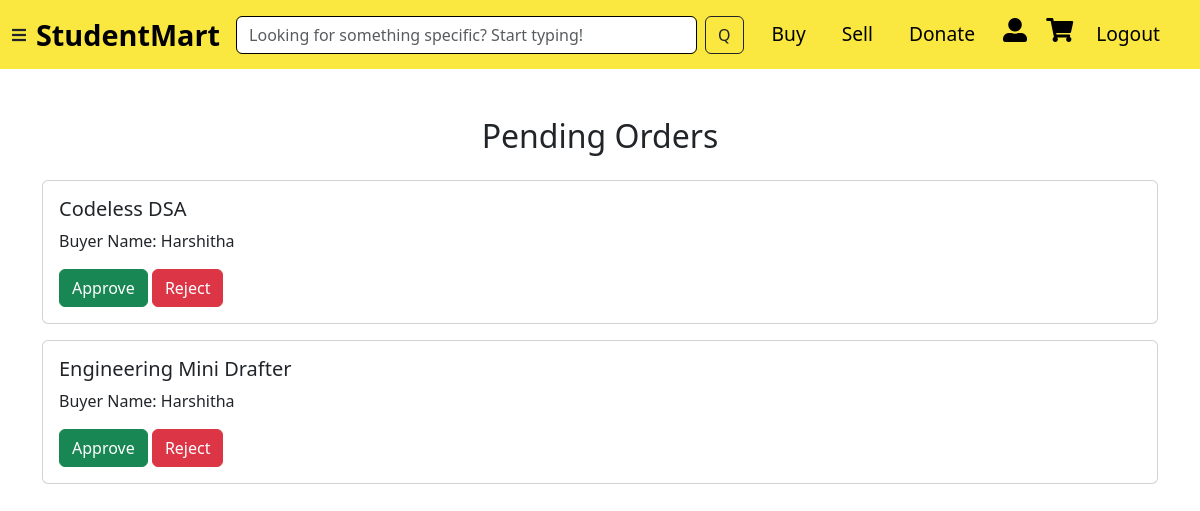
Screenshot of /seller_orders (signed in) with the database file from the repository.
### app.py (models this page shows)
class Listing(db.Model):
    id = db.Column(db.Integer, primary_key=True)
    title = db.Column(db.String(255), nullable=False)
    category = db.Column(db.String(100), nullable=False)
    author = db.Column(db.String(255))
    purchased_date = db.Column(db.String(50))
    price = db.Column(db.Float, nullable=False)
    ad_description = db.Column(db.Text)
    name = db.Column(db.String(255), nullable=False)
    mobile = db.Column(db.String(10), nullable=False)
    city = db.Column(db.String(100), nullable=False)
    images = db.Column(db.String(500))
    user_id = db.Column(db.Integer, db.ForeignKey('user.id'), nullable=False)
    sold = db.Column(db.Boolean, default=False, nullable=False)
    pending = db.Column(db.Boolean, default=False)
    buyer_id = db.Column(db.Integer, db.ForeignKey('user.id'), nullable=True)
    user = db.relationship('User', foreign_keys=[user_id], backref=db.backref('listings', lazy=True))
    buyer = db.relationship('User', foreign_keys=[buyer_id], backref='purchased_items')

### app.py (the view)
@app.route('/seller_orders')
def seller_orders():
    user = get_current_user()  # Function to get logged-in user
    if not user:
        return redirect(url_for('login'))
    """ Show pending orders for the seller """
    orders = Listing.query.filter(
    Listing.user_id == user.id,
    Listing.pending == True  # ✅ Show only pending orders
).all()
    if not orders:
        print("No pending orders found.")
    else:
        for order in orders:
            print(order.id, order.title, order.buyer_id)
    return render_template('Seller Orders.html', orders=orders)

### app.py (called while the page is built)
def get_current_user():
    user_id = session.get("user_id")  # Get user ID from session
    if user_id:
        return db.session.get(User, user_id)  # Use db.session.get() instead of query.get()
    return None  # No user logged in

### templates/Seller Orders.html (shortened to what this page needs)
{% extends "layout.html" %}
{%block abc%}
    <link rel="stylesheet" href="https://cdn.jsdelivr.net/npm/bootstrap@5.3.0/dist/css/bootstrap.min.css">
{% endblock %}
{%block content%}
    <div class="container mt-5">
        <h2 class="text-center mb-4">Pending Orders</h2>
        {% if orders %}
            {% for order in orders %}
                <div class="card mb-3">
                    <div class="card-body">
                        <h5 class="card-title">{{ order.title }}</h5>
                        <p>Buyer Name: {{ order.name }}</p>
                        <form action="{{ url_for('approve_order', order_id=order.id) }}" method="POST" style="display: inline;">
                            <button type="submit" class="btn btn-success">Approve</button>
                        </form>
                        <form action="{{ url_for('reject_order', order_id=order.id) }}" method="POST" style="display: inline;">
                            <button type="submit" class="btn btn-danger">Reject</button>
                        </form>
                    </div>
                </div>
            {% endfor %}
        {% else %}
            <p class="text-center">No pending orders found.</p>
        {% endif %}
    </div>
    {% endblock %}

### rows the page displays
Listing: title "Codeless DSA", name "Harshitha"
Listing: title "Engineering Mini Drafter", name "Harshitha"
